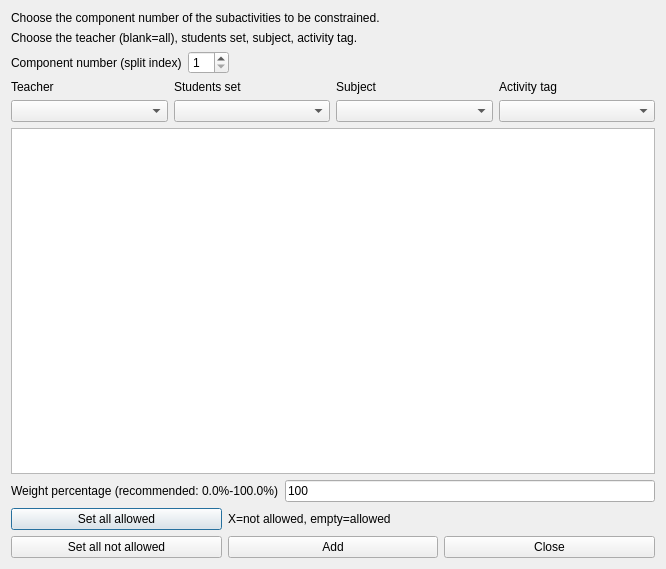
<?xml version="1.0" encoding="UTF-8"?>
<ui version="4.0">
 <class>AddConstraintSubactivitiesPreferredStartingTimesForm_template</class>
 <widget class="QDialog" name="AddConstraintSubactivitiesPreferredStartingTimesForm_template">
  <property name="geometry">
   <rect>
    <x>0</x>
    <y>0</y>
    <width>666</width>
    <height>569</height>
   </rect>
  </property>
  <property name="windowTitle">
   <string extracomment="This is the title of the dialog to add a new constraint of this type">Add subactivities preferred starting times</string>
  </property>
  <layout class="QGridLayout" name="gridLayout_2">
   <item row="0" column="0">
    <widget class="QLabel" name="instructionsTextLabel">
     <property name="sizePolicy">
      <sizepolicy hsizetype="Minimum" vsizetype="Minimum">
       <horstretch>0</horstretch>
       <verstretch>0</verstretch>
      </sizepolicy>
     </property>
     <property name="text">
      <string>Choose the component number of the subactivities to be constrained.</string>
     </property>
     <property name="wordWrap">
      <bool>true</bool>
     </property>
    </widget>
   </item>
   <item row="1" column="0">
    <widget class="QLabel" name="textLabel1_2">
     <property name="sizePolicy">
      <sizepolicy hsizetype="Minimum" vsizetype="Minimum">
       <horstretch>0</horstretch>
       <verstretch>0</verstretch>
      </sizepolicy>
     </property>
     <property name="text">
      <string>Choose the teacher (blank=all), students set, subject, activity tag.</string>
     </property>
     <property name="wordWrap">
      <bool>true</bool>
     </property>
    </widget>
   </item>
   <item row="2" column="0">
    <layout class="QHBoxLayout" name="componentBoxLayout">
     <item>
      <widget class="QLabel" name="textLabel1">
       <property name="text">
        <string>Component number (split index)</string>
       </property>
       <property name="wordWrap">
        <bool>false</bool>
       </property>
      </widget>
     </item>
     <item>
      <widget class="QSpinBox" name="componentNumberSpinBox">
       <property name="minimum">
        <number>1</number>
       </property>
      </widget>
     </item>
     <item>
      <spacer name="spacer1">
       <property name="orientation">
        <enum>Qt::Horizontal</enum>
       </property>
       <property name="sizeType">
        <enum>QSizePolicy::Expanding</enum>
       </property>
       <property name="sizeHint" stdset="0">
        <size>
         <width>131</width>
         <height>20</height>
        </size>
       </property>
      </spacer>
     </item>
    </layout>
   </item>
   <item row="3" column="0">
    <layout class="QGridLayout" name="filterGridLayout">
     <item row="0" column="3">
      <widget class="QLabel" name="activityTagsTextLabel">
       <property name="text">
        <string>Activity tag</string>
       </property>
       <property name="wordWrap">
        <bool>false</bool>
       </property>
      </widget>
     </item>
     <item row="1" column="1">
      <widget class="QComboBox" name="studentsComboBox"/>
     </item>
     <item row="1" column="3">
      <widget class="QComboBox" name="activityTagsComboBox"/>
     </item>
     <item row="0" column="1">
      <widget class="QLabel" name="studentsTextLabel">
       <property name="text">
        <string>Students set</string>
       </property>
       <property name="wordWrap">
        <bool>false</bool>
       </property>
      </widget>
     </item>
     <item row="1" column="2">
      <widget class="QComboBox" name="subjectsComboBox"/>
     </item>
     <item row="0" column="2">
      <widget class="QLabel" name="subjectsTextLabel">
       <property name="text">
        <string>Subject</string>
       </property>
       <property name="wordWrap">
        <bool>false</bool>
       </property>
      </widget>
     </item>
     <item row="1" column="0">
      <widget class="QComboBox" name="teachersComboBox"/>
     </item>
     <item row="0" column="0">
      <widget class="QLabel" name="teachersTextLabel">
       <property name="text">
        <string>Teacher</string>
       </property>
       <property name="wordWrap">
        <bool>false</bool>
       </property>
      </widget>
     </item>
    </layout>
   </item>
   <item row="4" column="0">
    <widget class="QTableWidget" name="preferredTimesTable"/>
   </item>
   <item row="5" column="0">
    <layout class="QHBoxLayout" name="weightBoxLayout">
     <item>
      <widget class="QLabel" name="weightTextLabel">
       <property name="frameShape">
        <enum>QFrame::NoFrame</enum>
       </property>
       <property name="frameShadow">
        <enum>QFrame::Plain</enum>
       </property>
       <property name="text">
        <string>Weight percentage (recommended: 0.0%-100.0%)</string>
       </property>
       <property name="wordWrap">
        <bool>false</bool>
       </property>
      </widget>
     </item>
     <item>
      <widget class="QLineEdit" name="weightLineEdit">
       <property name="text">
        <string>100</string>
       </property>
      </widget>
     </item>
    </layout>
   </item>
   <item row="6" column="0">
    <layout class="QGridLayout" name="buttonsGridLayout">
     <item row="0" column="0">
      <widget class="QPushButton" name="setAllAllowedPushButton">
       <property name="text">
        <string>Set all allowed</string>
       </property>
      </widget>
     </item>
     <item row="0" column="1" colspan="2">
      <widget class="QLabel" name="label">
       <property name="text">
        <string extracomment="This is an explanation in a dialog for a constraint. It says that symbol X means that this slot is not allowed, and an empty cell means that the slot is allowed">X=not allowed, empty=allowed</string>
       </property>
      </widget>
     </item>
     <item row="1" column="0">
      <widget class="QPushButton" name="setAllNotAllowedPushButton">
       <property name="text">
        <string>Set all not allowed</string>
       </property>
      </widget>
     </item>
     <item row="1" column="1">
      <widget class="QPushButton" name="addConstraintPushButton">
       <property name="text">
        <string>Add</string>
       </property>
      </widget>
     </item>
     <item row="1" column="2">
      <widget class="QPushButton" name="closePushButton">
       <property name="text">
        <string>Close</string>
       </property>
      </widget>
     </item>
    </layout>
   </item>
  </layout>
 </widget>
 <layoutdefault spacing="6" margin="11"/>
 <tabstops>
  <tabstop>componentNumberSpinBox</tabstop>
  <tabstop>teachersComboBox</tabstop>
  <tabstop>studentsComboBox</tabstop>
  <tabstop>subjectsComboBox</tabstop>
  <tabstop>activityTagsComboBox</tabstop>
  <tabstop>weightLineEdit</tabstop>
  <tabstop>addConstraintPushButton</tabstop>
  <tabstop>closePushButton</tabstop>
  <tabstop>setAllAllowedPushButton</tabstop>
  <tabstop>setAllNotAllowedPushButton</tabstop>
 </tabstops>
 <resources/>
 <connections/>
</ui>
